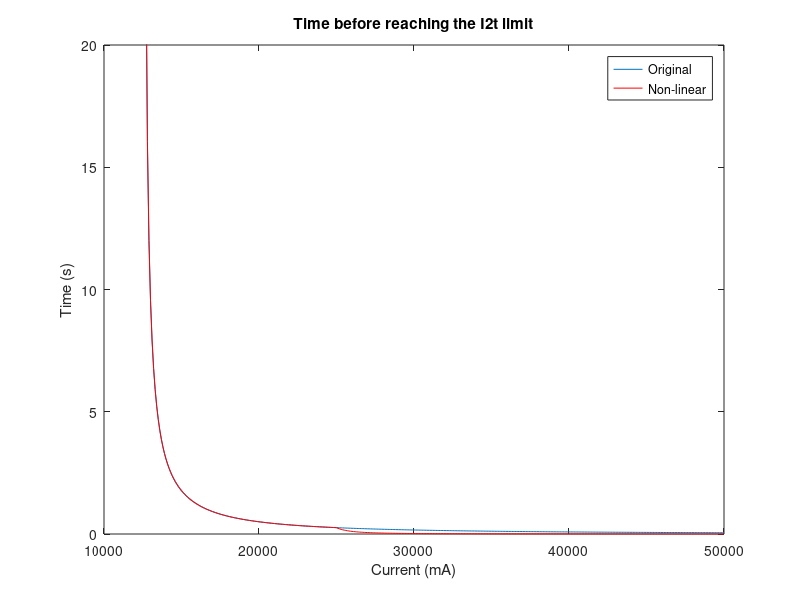

Write MATLAB code to recreate this figure.
% I2t current limit: user
% JFDuval, Dephy, Inc. 06/14/2017
% Update August 2018: Added non-linearity
% Update December 2018: Cleaner code and output

% Note: use this file to get your #define values. i2t_1.m can be used to test
% your values with different profiles.

clc;
close all;
clear all;
format short eng

% Period, i2t_compute() call:
dt = 100e-3;      %Every 100ms
Y_TIME_MAX = 20;  %Max time plotted, in seconds

disp('Program these values in i2t-current-limit.h:')
disp('============================================')

% The algorithm uses 8-bit values: we need to scale down the maximum current
% accordingly. It uses real units (mA). Ex.: ±30000mA sensor
% 30000/256 = 117 => shift 7 (div by 128). 30A will give us 234

% Pocket has a ±5A sensor. 5000/256 = 19.53 => shift by 5 (32)

I2T_SHIFT = 7             % Closest bitshift available
SCALE = 128;              % (Octave only, avoids bitwise operations)
NON_LIN_TRESH = 25000;    % mA

% Maximum average current you want to support:
maxAvgCurrent = 12500;     %mA
I2T_LEAK = (maxAvgCurrent / SCALE)^2

% Maximum peak current you want to support, and duration:
currentLimit = 20000;     %mA
currentLimitTime = 0.5;     %s
I2T_LIMIT = (currentLimitTime / dt) * ((currentLimit/SCALE)^2 - I2T_LEAK)

%At what fraction of the max to you want a warning? (0-1)
warn = 0.8;
I2T_WARNING = warn * I2T_LIMIT;

%8-bit non-lin:
I2T_NON_LINEAR_THRESHOLD = NON_LIN_TRESH / SCALE

% Plotting:
CURR = maxAvgCurrent:100:2.5*currentLimit;
CURR2 = (max(0,(CURR-NON_LIN_TRESH)));
tmp = (CURR./SCALE).^2;
tmpNL = ((CURR+10*CURR2)./SCALE).^2;
time = (I2T_LIMIT * dt) ./ ( tmp - I2T_LEAK );
timeNL = (I2T_LIMIT * dt) ./ ( tmpNL - I2T_LEAK );
figure()
plot(CURR, time)
title('Time before reaching the I2t limit')
xlabel('Current (mA)')
ylabel('Time (s)')
ylim([0,Y_TIME_MAX])
hold on
plot(CURR, timeNL, 'r')
legend('Original', 'Non-linear')

disp('')
disp('Time at given current (mA):')
CURR = 25000
CURR2 = (max(0,(CURR-NON_LIN_TRESH)));
tmp = (CURR./SCALE).^2;
tmpNL = ((CURR+10*CURR2)./SCALE).^2;
time = (I2T_LIMIT * dt) ./ ( tmp - I2T_LEAK )
timeNL = (I2T_LIMIT * dt) ./ ( tmpNL - I2T_LEAK )
